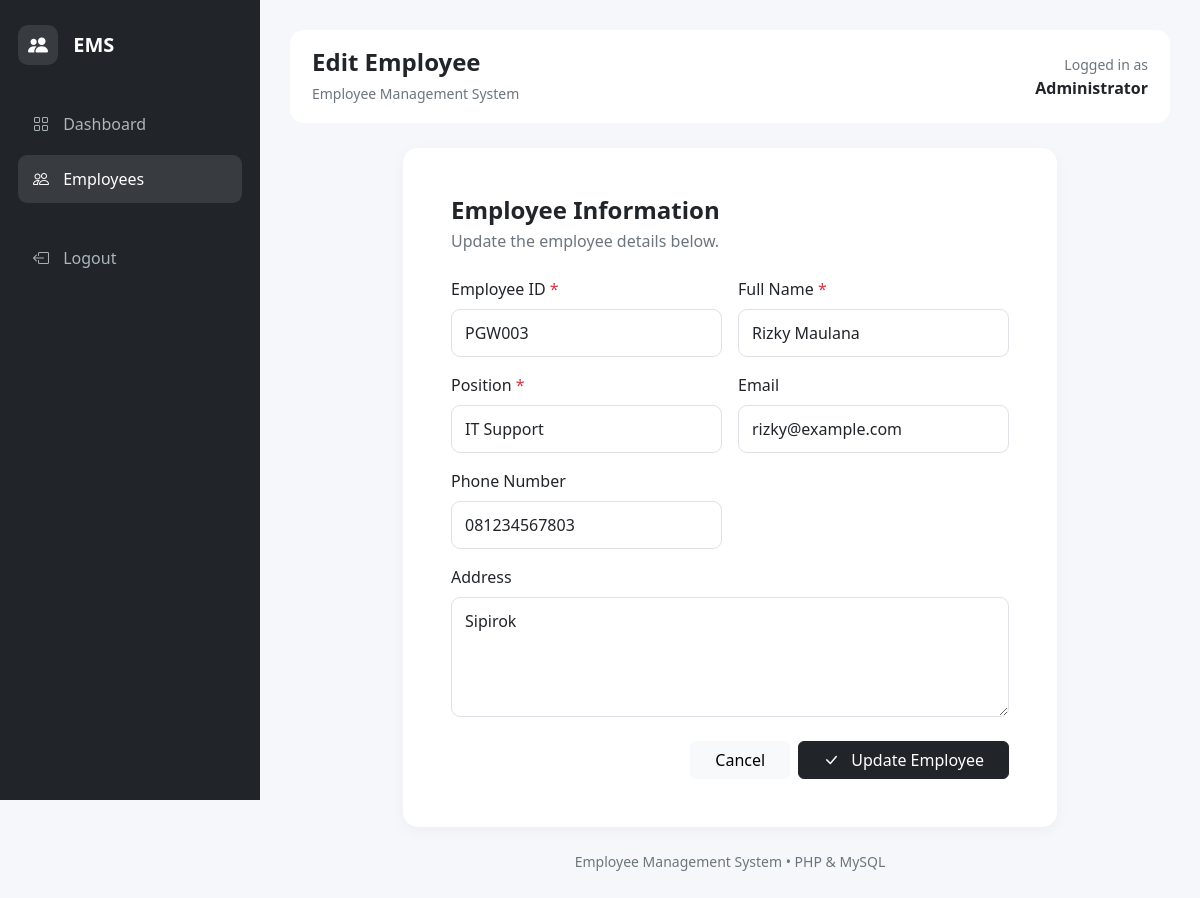
Screenshot of /admin/edit.php?id=3 (signed in) with the database file from the repository.
### tables this page shows
CREATE TABLE `pegawai` (
  `id` int(11) NOT NULL,
  `nip` varchar(30) NOT NULL,
  `nama` varchar(100) NOT NULL,
  `jabatan` varchar(100) NOT NULL,
  `email` varchar(100) DEFAULT NULL,
  `telepon` varchar(20) DEFAULT NULL,
  `alamat` text DEFAULT NULL,
  `created_at` timestamp NOT NULL DEFAULT current_timestamp()
);

### admin/edit.php (the view, shortened to what this page needs)
<?php
require_once '../config/database.php';
$id = (int) $_GET['id'];
$stmt = mysqli_prepare(
    $conn,
    "SELECT * FROM pegawai WHERE id = ?"
);
mysqli_stmt_bind_param($stmt, "i", $id);
mysqli_stmt_execute($stmt);
$result = mysqli_stmt_get_result($stmt);
$pegawai = mysqli_fetch_assoc($result);
?>
<!DOCTYPE html>
<html lang="id">
<head>
<link
href="https://cdn.jsdelivr.net/npm/bootstrap@5.3.8/dist/css/bootstrap.min.css"
rel="stylesheet">
<link
href="https://cdn.jsdelivr.net/npm/bootstrap-icons@1.13.1/font/bootstrap-icons.min.css"
rel="stylesheet">
</head>
<body>
<?php require 'partials/sidebar.php'; ?>
<div class="main-content">
<?php require 'partials/topbar.php'; ?>
<div class="row justify-content-center">
<div class="col-lg-9">
<div class="card form-card">
<div class="card-body p-4 p-md-5">
<div class="mb-4">
<h4 class="fw-bold mb-1">
Employee Information
</h4>
<p class="text-secondary mb-0">
Update the employee details below.
</p>
</div>
<form method="POST">
<div class="row g-3">
<div class="col-md-6">
<label class="form-label">
Employee ID
<span class="text-danger">*</span>
</label>
<input
type="text"
name="nip"
class="form-control"
value="<?= htmlspecialchars($_POST['nip'] ?? $pegawai['nip']) ?>"
required>
</div>
<div class="col-md-6">
<label class="form-label">
Full Name
<span class="text-danger">*</span>
</label>
<input
type="text"
name="nama"
class="form-control"
value="<?= htmlspecialchars($_POST['nama'] ?? $pegawai['nama']) ?>"
required>
</div>
<div class="col-md-6">
<label class="form-label">
Position
<span class="text-danger">*</span>
</label>
<input
type="text"
name="jabatan"
class="form-control"
value="<?= htmlspecialchars($_POST['jabatan'] ?? $pegawai['jabatan']) ?>"
required>
</div>
<div class="col-md-6">
<label class="form-label">
Email
</label>
<input
type="email"
name="email"
class="form-control"
value="<?= htmlspecialchars($_POST['email'] ?? $pegawai['email']) ?>">
</div>
<div class="col-md-6">
<label class="form-label">
Phone Number
</label>
<input
type="text"
name="telepon"
class="form-control"
value="<?= htmlspecialchars($_POST['telepon'] ?? $pegawai['telepon']) ?>">
</div>
<div class="col-12">
<label class="form-label">
Address
</label>
<textarea
name="alamat"
class="form-control"
rows="4"><?= htmlspecialchars($_POST['alamat'] ?? $pegawai['alamat']) ?></textarea>
</div>
<div class="col-12 mt-4">
<div class="d-flex justify-content-end gap-2">
<a
href="pegawai.php"
class="btn btn-light px-4">
Cancel
</a>
<button
type="submit"
class="btn btn-dark px-4">
<i class="bi bi-check-lg me-2"></i>
Update Employee
</button>
</div>
</div>
</div>
</form>
</div>
</div>
</div>
</div>
<div class="text-center text-secondary small mt-4 mb-2">
    Employee Management System • PHP & MySQL
</div>
</div>
</body>
</html>

### admin/edit.php (style rules this page uses)
body { background: #f5f7fb; }
.main-content { margin-left: 260px; padding: 30px; }
.form-card { border: none; border-radius: 15px; box-shadow: 0 4px 15px rgba(0,0,0,.04); }
.form-control { padding: 11px 13px; border-radius: 9px; }

### rows the page displays
pegawai: nip "PGW003", nama "Rizky Maulana", jabatan "IT Support", email "rizky@example.com", telepon "081234567803", alamat "Sipirok"

### other values shown
$pageTitle "Edit Employee"
$_SESSION['nama'] "Administrator"
